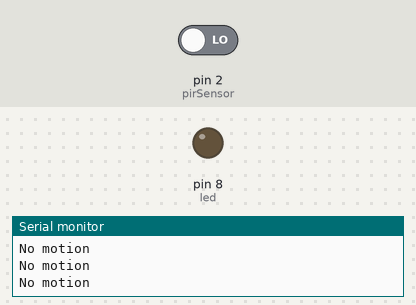
A sketch run on a simulated Arduino Uno, built with avr-gcc and run on an emulated ATmega328P. Parts: output pins drawn as LEDs (lit = HIGH), the last lines printed to the serial monitor. The test bench sets the inputs (shaded band); at power-on: pin 2 (pirSensor) LOW.

Above: at 1.2 s.
1.3 s: pin 2 (pirSensor) driven HIGH
At 2.4 s:
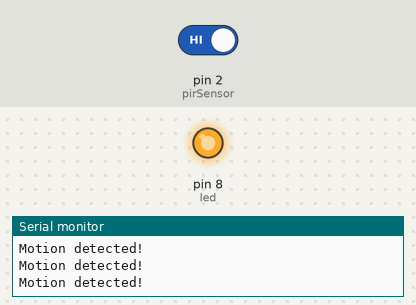
2.9 s: pin 2 (pirSensor) driven LOW
At 3.7 s:
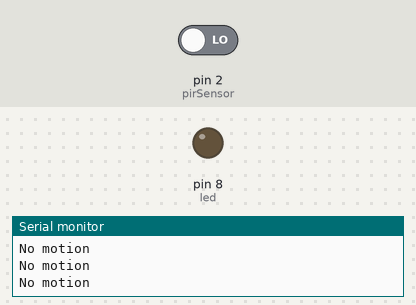
Timing chart, 0 to 5.9 s (numbered marks = the images above; inputs shaded):
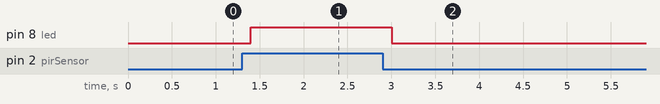

Measured:
- after the input at 1.3 s, pin 8 (led): LOW → HIGH after 0.10 s
- after the input at 2.9 s, pin 8 (led): HIGH → LOW after 0.10 s

The sketch:

sketch.ino
```cpp
int pirSensor = 2;
int led = 8;

void setup() {
  pinMode(pirSensor, INPUT);
  pinMode(led, OUTPUT);
  Serial.begin(9600);
}

void loop() {

  int motion = digitalRead(pirSensor);

  if (motion == HIGH) {
    digitalWrite(led, HIGH);
    Serial.println("Motion detected!");
  }
  else {
    digitalWrite(led, LOW);
    Serial.println("No motion");
  }

  delay(200);
}
```
